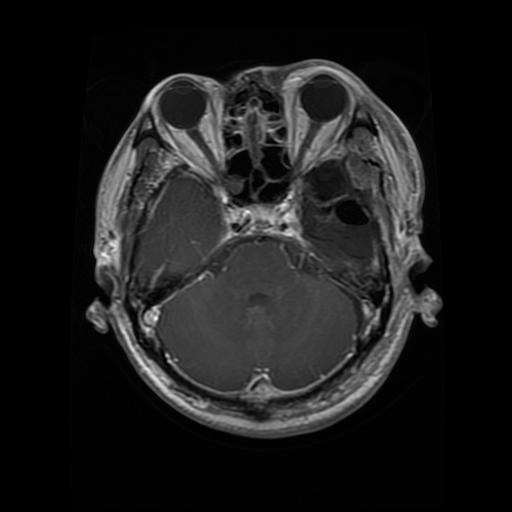
#> input picture input/input.jpg, 512 x 512 px
$ python -i Preprocessing.py   (imports and definitions only)
#> lines starting #> are read from the running program, lines starting #| are printed output that depends on the picture; after the words box and inside, x2 and y2 are one past the last pixel; in counts of white or black regions, pixels touching at a corner belong together
import numpy as np
from tqdm import tqdm
import cv2
import os
import imutils


IMG_SIZE = 256

def crop_img(img):
	# Check if the image was successfully loaded
#> called with img = 'input/input.jpg'
	if img is None:
		raise FileNotFoundError(f"Error: Unable to load the image")

	img = cv2.imread(img)
#> img is the input picture: shape (512, 512, 3); min 0, max 250, mean 28.2

	# Your existing image cropping code
	gray = cv2.cvtColor(img, cv2.COLOR_BGR2GRAY)
	gray = cv2.GaussianBlur(gray, (3, 3), 0)

	# threshold the image, then perform a series of erosions +
	# dilations to remove any small regions of noise
	thresh = cv2.threshold(gray, 45, 255, cv2.THRESH_BINARY)[1]
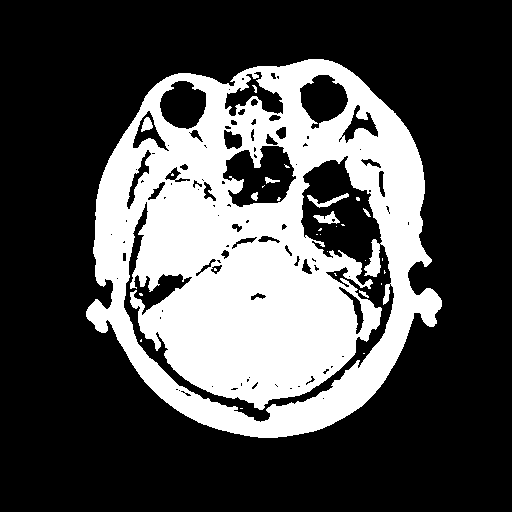
#> thresh: shape (512, 512); 30.5% white; 30 white regions (21 under 20 px), largest, box (x1, y1, x2, y2) and area: (86, 59, 442, 438) 79139, (307, 193, 349, 208) 190, (313, 211, 340, 224) 171
	thresh = cv2.erode(thresh, None, iterations=2)
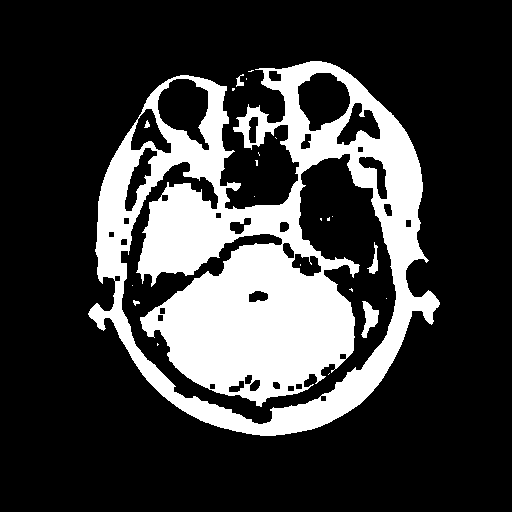
#> thresh: shape (512, 512); 23.8% white; 22 white regions (16 under 20 px), largest, box (x1, y1, x2, y2) and area: (88, 61, 440, 436) 61644, (361, 301, 379, 338) 339, (367, 242, 378, 274) 138, (236, 74, 244, 87) 52, (144, 120, 150, 128) 28, (133, 300, 140, 306) 24
	thresh = cv2.dilate(thresh, None, iterations=2)
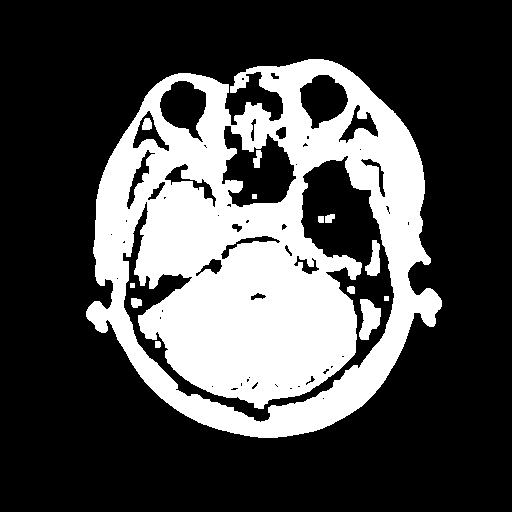
#> thresh: shape (512, 512); 29.6% white; 13 white regions

	# find contours in thresholded image, then grab the largest one
	cnts = cv2.findContours(thresh.copy(), cv2.RETR_EXTERNAL, cv2.CHAIN_APPROX_SIMPLE)
#> cnts = 1 contour; box (x1, y1, x2, y2) and area: (86, 59, 442, 438) 99652
	cnts = imutils.grab_contours(cnts)
	c = max(cnts, key=cv2.contourArea)
#> c = contour of 698 points, box (x1, y1, x2, y2) (86, 59, 442, 438), area 99652

	# find the extreme points
	extLeft = tuple(c[c[:, :, 0].argmin()][0])
#> extLeft = (86, 311)
	extRight = tuple(c[c[:, :, 0].argmax()][0])
#> extRight = (441, 306)
	extTop = tuple(c[c[:, :, 1].argmin()][0])
#> extTop = (308, 59)
	extBot = tuple(c[c[:, :, 1].argmax()][0])
#> extBot = (258, 437)
	ADD_PIXELS = 0
	new_img = img[extTop[1]-ADD_PIXELS:extBot[1]+ADD_PIXELS, extLeft[0]-ADD_PIXELS:extRight[0]+ADD_PIXELS].copy()
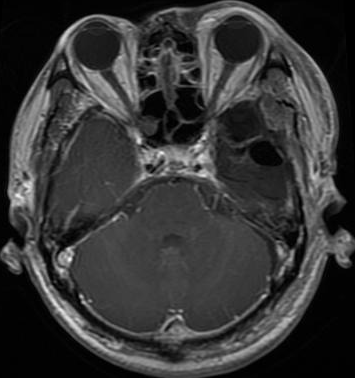
#> new_img: shape (378, 355, 3); min 0, max 250, mean 54.5

	#resize image
	new_img = cv2.resize(new_img,(IMG_SIZE,IMG_SIZE))
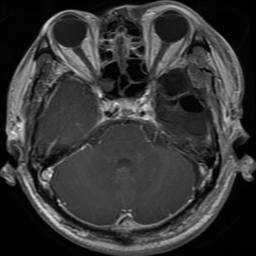
#> new_img: shape (256, 256, 3); min 0, max 241, mean 54.4

	#Save the cropped image
	output_folder = "./output"
	os.makedirs(output_folder, exist_ok=True)  # Create the folder if it doesn't exist
	output_path = os.path.join(output_folder, "output.jpg")
	cv2.imwrite(output_path, new_img)

	return new_img

>>> result = crop_img('input/input.jpg')
